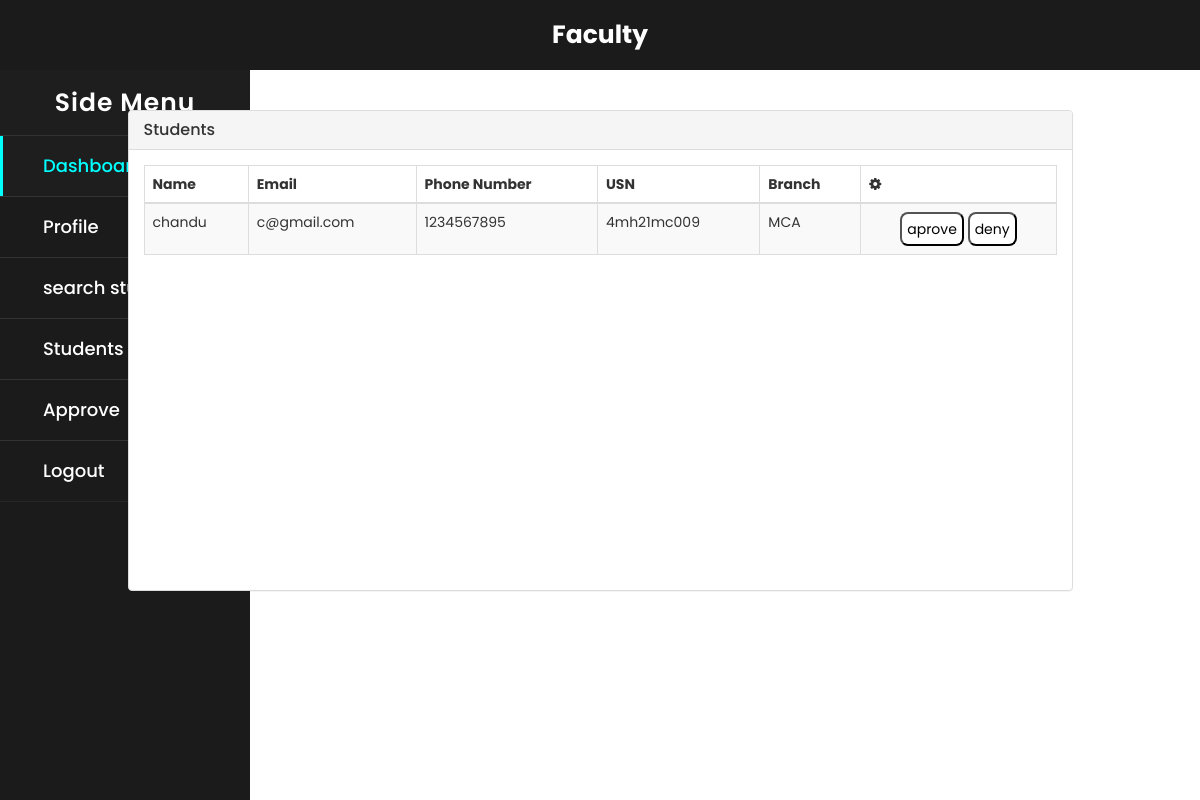
Page /Faculty/aprove_branch_student.php (signed in) on the committed database.
### tables this page shows
CREATE TABLE `student` (
  `Sid` bigint(100) NOT NULL,
  `Name` varchar(255) NOT NULL,
  `Email` varchar(255) NOT NULL,
  `Phone` bigint(50) NOT NULL,
  `Batch` varchar(200) DEFAULT NULL,
  `Branch` int(100) NOT NULL,
  `Password` varchar(255) NOT NULL,
  `status` varchar(100) NOT NULL DEFAULT 'pending'
);

CREATE TABLE `faculty` (
  `Fid` int(100) NOT NULL,
  `Fname` varchar(255) NOT NULL,
  `Branch` varchar(255) NOT NULL,
  `F_email` varchar(255) NOT NULL,
  `Password` varchar(255) NOT NULL
);

### Faculty/aprove_branch_student.php (the view, shortened to what this page needs)
<?php
include('../Connection.php');
$user = $_SESSION['fid'];
$sql = mysqli_query($conn, "select * from faculty where F_email='$user' ");
$row = mysqli_fetch_array($sql);
$Fid = $row["Fid"];
?>
<!DOCTYPE html>
<head>
    <link href="//maxcdn.bootstrapcdn.com/bootstrap/3.3.0/css/bootstrap.min.css" rel="stylesheet" id="bootstrap-css">
    <link href="https://cdnjs.cloudflare.com/ajax/libs/font-awesome/4.4.0/css/font-awesome.min.css" rel='stylesheet' type='text/css'>
    <link rel="stylesheet" type="text/css" href="../css/buttons.css">
    <link rel="stylesheet" type="text/css" href="../css/table.css">
</head>
<body>
<?php include '../asset/faculty_dash.php'; ?>
    <div class="container">
        <div class="row">
            <br>
            <br>
            <div class="col-md-10 col-md-offset-1">
                <div class="panel panel-default panel-table">
                    <div class="panel-heading">
                        <div class="row">
                            <div class="col col-xs-6">
                                <h3 class="panel-title">Students </h3>
                            </div>
                        </div>
                    </div>
                    <div class="panel-body table-fixed">
                        <table class="table table-striped table-bordered table-list">
                            <thead>
                                <tr>
                                    <th class="hidden-xs"> Name</th>
                                    <th>Email</th>
                                    <th>Phone Number</th>
                                    <th>USN</th>
                                    <th>Branch</th>
                                    <th><em class="fa fa-cog"></em></th>
                                </tr>
                            </thead>
                            <tbody>
                                <?php
                                include '../Connection.php';
                                $que = mysqli_query($conn, "select s.*,f.Branch from student s,faculty f  where s.Branch=f.Fid and s.Branch='$Fid'  and status='pending'");
                                while ($row = mysqli_fetch_array($que)) {
                                    ?>
                                    <tr>
                                        <td><?php echo $row['Name']; ?></td>
                                        <td><?php echo $row['Email']; ?></td>
                                        <td><?php echo $row['Phone']; ?></td>
                                        <td><?php echo $row['Batch']; ?></td>
                                        <td><?php echo $row['Branch']; ?></td>
                                        <td align='center'>
                                            <form method="POST" action="aprove_branch_student.php">
                                                <input type="submit" name="approve" id="butgreen" onclick="return confirm('confirm approve')" value="aprove">
                                                <input type="submit" name="deny" id="but" onclick="return confirm('confirm to deny')" value="deny">
                                            </form>
                                        </td>
                                    </tr>
                                    <?php
                                }
                                ?>
                            </tbody>
                        </table>
                    </div>
                </div>
            </div></div></div>
</body>
</html>

### css/buttons.css (style rules this page uses)
#but { padding:5px; color: black; background-color: white; border-radius: 8px; border-color: black; }
#butgreen { padding:5px; color: black; background-color: white; border-radius: 8px; border-color: black; }

### css/table.css (style rules this page uses)
.table-fixed { display: block; height: 440px; overflow-y: auto; }

### asset/faculty_dash.php (style rules this page uses)
* { margin: 0; padding: 0; user-select: none; box-sizing: border-box; font-family: 'Poppins', sans-serif; }

### rows in the picture
student: Name "chandu", Email "c@gmail.com", Phone "1234567895", Batch "4mh21mc009", Branch.Branch "MCA"
